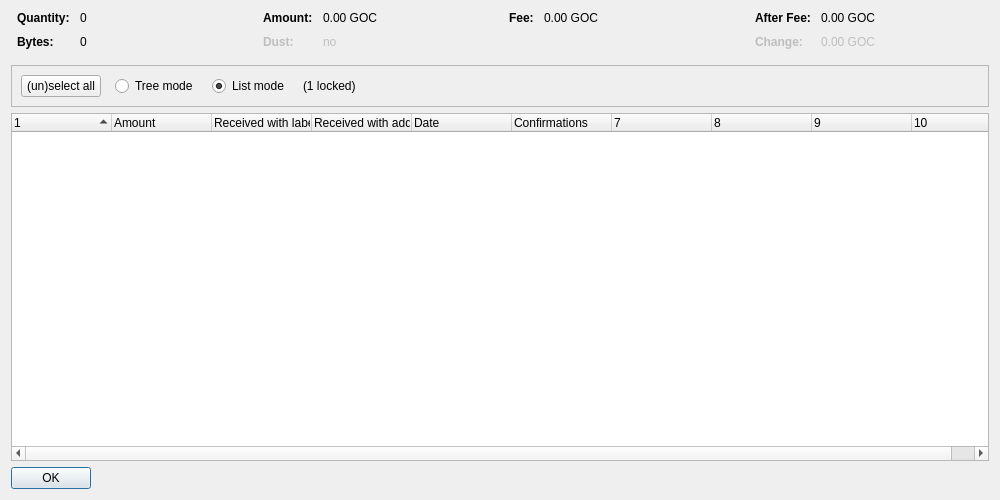
<?xml version="1.0" encoding="UTF-8"?>
<ui version="4.0">
 <class>CoinControlDialog</class>
 <widget class="QDialog" name="CoinControlDialog">
  <property name="geometry">
   <rect>
    <x>0</x>
    <y>0</y>
    <width>1000</width>
    <height>500</height>
   </rect>
  </property>
  <property name="windowTitle">
   <string>Coin Selection</string>
  </property>
  <layout class="QVBoxLayout" name="verticalLayout">
   <item>
    <layout class="QHBoxLayout" name="horizontalLayoutTop" stretch="0,0,0,0">
     <property name="topMargin">
      <number>0</number>
     </property>
     <property name="bottomMargin">
      <number>10</number>
     </property>
     <item>
      <layout class="QFormLayout" name="formLayoutCoinControl1">
       <property name="horizontalSpacing">
        <number>10</number>
       </property>
       <property name="verticalSpacing">
        <number>10</number>
       </property>
       <property name="leftMargin">
        <number>6</number>
       </property>
       <property name="rightMargin">
        <number>6</number>
       </property>
       <item row="0" column="0">
        <widget class="QLabel" name="labelCoinControlQuantityText">
         <property name="font">
          <font>
           <weight>75</weight>
           <bold>true</bold>
          </font>
         </property>
         <property name="text">
          <string>Quantity:</string>
         </property>
        </widget>
       </item>
       <item row="0" column="1">
        <widget class="QLabel" name="labelCoinControlQuantity">
         <property name="cursor">
          <cursorShape>IBeamCursor</cursorShape>
         </property>
         <property name="contextMenuPolicy">
          <enum>Qt::ActionsContextMenu</enum>
         </property>
         <property name="text">
          <string notr="true">0</string>
         </property>
         <property name="textInteractionFlags">
          <set>Qt::LinksAccessibleByMouse|Qt::TextSelectableByKeyboard|Qt::TextSelectableByMouse</set>
         </property>
        </widget>
       </item>
       <item row="1" column="0">
        <widget class="QLabel" name="labelCoinControlBytesText">
         <property name="font">
          <font>
           <weight>75</weight>
           <bold>true</bold>
          </font>
         </property>
         <property name="text">
          <string>Bytes:</string>
         </property>
        </widget>
       </item>
       <item row="1" column="1">
        <widget class="QLabel" name="labelCoinControlBytes">
         <property name="cursor">
          <cursorShape>IBeamCursor</cursorShape>
         </property>
         <property name="contextMenuPolicy">
          <enum>Qt::ActionsContextMenu</enum>
         </property>
         <property name="text">
          <string notr="true">0</string>
         </property>
         <property name="textInteractionFlags">
          <set>Qt::LinksAccessibleByMouse|Qt::TextSelectableByKeyboard|Qt::TextSelectableByMouse</set>
         </property>
        </widget>
       </item>
      </layout>
     </item>
     <item>
      <layout class="QFormLayout" name="formLayoutCoinControl2">
       <property name="horizontalSpacing">
        <number>10</number>
       </property>
       <property name="verticalSpacing">
        <number>10</number>
       </property>
       <property name="leftMargin">
        <number>6</number>
       </property>
       <property name="rightMargin">
        <number>6</number>
       </property>
       <item row="0" column="0">
        <widget class="QLabel" name="labelCoinControlAmountText">
         <property name="font">
          <font>
           <weight>75</weight>
           <bold>true</bold>
          </font>
         </property>
         <property name="text">
          <string>Amount:</string>
         </property>
        </widget>
       </item>
       <item row="0" column="1">
        <widget class="QLabel" name="labelCoinControlAmount">
         <property name="cursor">
          <cursorShape>IBeamCursor</cursorShape>
         </property>
         <property name="contextMenuPolicy">
          <enum>Qt::ActionsContextMenu</enum>
         </property>
         <property name="text">
          <string notr="true">0.00 GOC</string>
         </property>
         <property name="textInteractionFlags">
          <set>Qt::LinksAccessibleByMouse|Qt::TextSelectableByKeyboard|Qt::TextSelectableByMouse</set>
         </property>
        </widget>
       </item>
       <item row="1" column="0">
        <widget class="QLabel" name="labelCoinControlLowOutputText">
         <property name="enabled">
          <bool>false</bool>
         </property>
         <property name="font">
          <font>
           <weight>75</weight>
           <bold>true</bold>
          </font>
         </property>
         <property name="text">
          <string>Dust:</string>
         </property>
        </widget>
       </item>
       <item row="1" column="1">
        <widget class="QLabel" name="labelCoinControlLowOutput">
         <property name="enabled">
          <bool>false</bool>
         </property>
         <property name="cursor">
          <cursorShape>IBeamCursor</cursorShape>
         </property>
         <property name="contextMenuPolicy">
          <enum>Qt::ActionsContextMenu</enum>
         </property>
         <property name="text">
          <string notr="true">no</string>
         </property>
         <property name="textInteractionFlags">
          <set>Qt::LinksAccessibleByMouse|Qt::TextSelectableByKeyboard|Qt::TextSelectableByMouse</set>
         </property>
        </widget>
       </item>
      </layout>
     </item>
     <item>
      <layout class="QFormLayout" name="formLayoutCoinControl3">
       <property name="horizontalSpacing">
        <number>10</number>
       </property>
       <property name="verticalSpacing">
        <number>10</number>
       </property>
       <property name="leftMargin">
        <number>6</number>
       </property>
       <property name="rightMargin">
        <number>6</number>
       </property>
       <item row="0" column="0">
        <widget class="QLabel" name="labelCoinControlFeeText">
         <property name="font">
          <font>
           <weight>75</weight>
           <bold>true</bold>
          </font>
         </property>
         <property name="text">
          <string>Fee:</string>
         </property>
        </widget>
       </item>
       <item row="0" column="1">
        <widget class="QLabel" name="labelCoinControlFee">
         <property name="cursor">
          <cursorShape>IBeamCursor</cursorShape>
         </property>
         <property name="contextMenuPolicy">
          <enum>Qt::ActionsContextMenu</enum>
         </property>
         <property name="text">
          <string notr="true">0.00 GOC</string>
         </property>
         <property name="textInteractionFlags">
          <set>Qt::LinksAccessibleByMouse|Qt::TextSelectableByKeyboard|Qt::TextSelectableByMouse</set>
         </property>
        </widget>
       </item>
      </layout>
     </item>
     <item>
      <layout class="QFormLayout" name="formLayoutCoinControl4">
       <property name="horizontalSpacing">
        <number>10</number>
       </property>
       <property name="verticalSpacing">
        <number>10</number>
       </property>
       <property name="leftMargin">
        <number>6</number>
       </property>
       <property name="rightMargin">
        <number>6</number>
       </property>
       <item row="0" column="0">
        <widget class="QLabel" name="labelCoinControlAfterFeeText">
         <property name="font">
          <font>
           <weight>75</weight>
           <bold>true</bold>
          </font>
         </property>
         <property name="text">
          <string>After Fee:</string>
         </property>
        </widget>
       </item>
       <item row="0" column="1">
        <widget class="QLabel" name="labelCoinControlAfterFee">
         <property name="cursor">
          <cursorShape>IBeamCursor</cursorShape>
         </property>
         <property name="contextMenuPolicy">
          <enum>Qt::ActionsContextMenu</enum>
         </property>
         <property name="text">
          <string notr="true">0.00 GOC</string>
         </property>
         <property name="textInteractionFlags">
          <set>Qt::LinksAccessibleByMouse|Qt::TextSelectableByKeyboard|Qt::TextSelectableByMouse</set>
         </property>
        </widget>
       </item>
       <item row="1" column="0">
        <widget class="QLabel" name="labelCoinControlChangeText">
         <property name="enabled">
          <bool>false</bool>
         </property>
         <property name="font">
          <font>
           <weight>75</weight>
           <bold>true</bold>
          </font>
         </property>
         <property name="text">
          <string>Change:</string>
         </property>
        </widget>
       </item>
       <item row="1" column="1">
        <widget class="QLabel" name="labelCoinControlChange">
         <property name="enabled">
          <bool>false</bool>
         </property>
         <property name="cursor">
          <cursorShape>IBeamCursor</cursorShape>
         </property>
         <property name="contextMenuPolicy">
          <enum>Qt::ActionsContextMenu</enum>
         </property>
         <property name="text">
          <string notr="true">0.00 GOC</string>
         </property>
         <property name="textInteractionFlags">
          <set>Qt::LinksAccessibleByMouse|Qt::TextSelectableByKeyboard|Qt::TextSelectableByMouse</set>
         </property>
        </widget>
       </item>
      </layout>
     </item>
    </layout>
   </item>
   <item>
    <widget class="QFrame" name="frame">
     <property name="minimumSize">
      <size>
       <width>0</width>
       <height>40</height>
      </size>
     </property>
     <property name="frameShape">
      <enum>QFrame::StyledPanel</enum>
     </property>
     <property name="frameShadow">
      <enum>QFrame::Sunken</enum>
     </property>
     <layout class="QHBoxLayout" name="horizontalLayout">
      <item>
       <layout class="QHBoxLayout" name="horizontalLayoutPanel" stretch="0,0,0,0,0">
        <property name="spacing">
         <number>14</number>
        </property>
        <item>
         <widget class="QPushButton" name="pushButtonSelectAll">
          <property name="sizePolicy">
           <sizepolicy hsizetype="Maximum" vsizetype="Fixed">
            <horstretch>0</horstretch>
            <verstretch>0</verstretch>
           </sizepolicy>
          </property>
          <property name="text">
           <string>(un)select all</string>
          </property>
          <property name="autoDefault">
           <bool>false</bool>
          </property>
         </widget>
        </item>
        <item>
         <widget class="QRadioButton" name="radioTreeMode">
          <property name="sizePolicy">
           <sizepolicy hsizetype="Maximum" vsizetype="Fixed">
            <horstretch>0</horstretch>
            <verstretch>0</verstretch>
           </sizepolicy>
          </property>
          <property name="text">
           <string>Tree mode</string>
          </property>
         </widget>
        </item>
        <item>
         <widget class="QRadioButton" name="radioListMode">
          <property name="sizePolicy">
           <sizepolicy hsizetype="Maximum" vsizetype="Fixed">
            <horstretch>0</horstretch>
            <verstretch>0</verstretch>
           </sizepolicy>
          </property>
          <property name="text">
           <string>List mode</string>
          </property>
          <property name="checked">
           <bool>true</bool>
          </property>
         </widget>
        </item>
        <item>
         <widget class="QLabel" name="labelLocked">
          <property name="text">
           <string notr="true">(1 locked)</string>
          </property>
         </widget>
        </item>
        <item>
         <spacer name="horizontalSpacer">
          <property name="orientation">
           <enum>Qt::Horizontal</enum>
          </property>
          <property name="sizeHint" stdset="0">
           <size>
            <width>40</width>
            <height>20</height>
           </size>
          </property>
         </spacer>
        </item>
       </layout>
      </item>
     </layout>
    </widget>
   </item>
   <item>
    <widget class="CoinControlTreeWidget" name="treeWidget">
     <property name="contextMenuPolicy">
      <enum>Qt::CustomContextMenu</enum>
     </property>
     <property name="sortingEnabled">
      <bool>false</bool>
     </property>
     <property name="columnCount">
      <number>10</number>
     </property>
     <attribute name="headerShowSortIndicator" stdset="0">
      <bool>true</bool>
     </attribute>
     <attribute name="headerStretchLastSection">
      <bool>false</bool>
     </attribute>
     <column>
      <property name="text">
       <string/>
      </property>
     </column>
     <column>
      <property name="text">
       <string>Amount</string>
      </property>
     </column>
     <column>
      <property name="text">
       <string>Received with label</string>
      </property>
     </column>
     <column>
      <property name="text">
       <string>Received with address</string>
      </property>
     </column>
     <column>
      <property name="text">
       <string>Date</string>
      </property>
     </column>
     <column>
      <property name="text">
       <string>Confirmations</string>
      </property>
      <property name="toolTip">
       <string>Confirmed</string>
      </property>
     </column>
     <column>
      <property name="text">
       <string/>
      </property>
     </column>
     <column>
      <property name="text">
       <string/>
      </property>
     </column>
     <column>
      <property name="text">
       <string/>
      </property>
     </column>
     <column>
      <property name="text">
       <string/>
      </property>
     </column>
    </widget>
   </item>
   <item>
    <widget class="QDialogButtonBox" name="buttonBox">
     <property name="sizePolicy">
      <sizepolicy hsizetype="Maximum" vsizetype="Fixed">
       <horstretch>0</horstretch>
       <verstretch>0</verstretch>
      </sizepolicy>
     </property>
     <property name="orientation">
      <enum>Qt::Horizontal</enum>
     </property>
     <property name="standardButtons">
      <set>QDialogButtonBox::Ok</set>
     </property>
    </widget>
   </item>
  </layout>
 </widget>
 <customwidgets>
  <customwidget>
   <class>CoinControlTreeWidget</class>
   <extends>QTreeWidget</extends>
   <header>qt/coincontroltreewidget.h</header>
  </customwidget>
 </customwidgets>
 <resources/>
 <connections/>
</ui>
